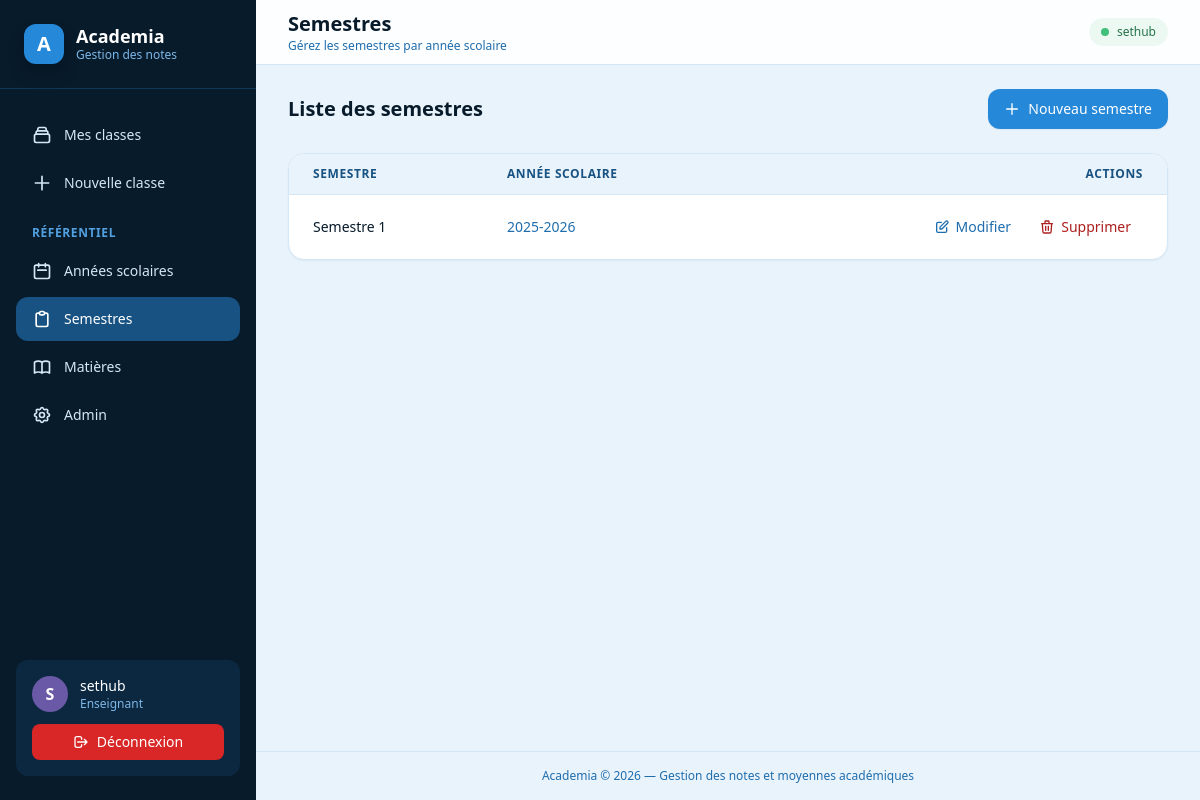
/semestres/ (signed in), run on an earlier commit of the app's database.
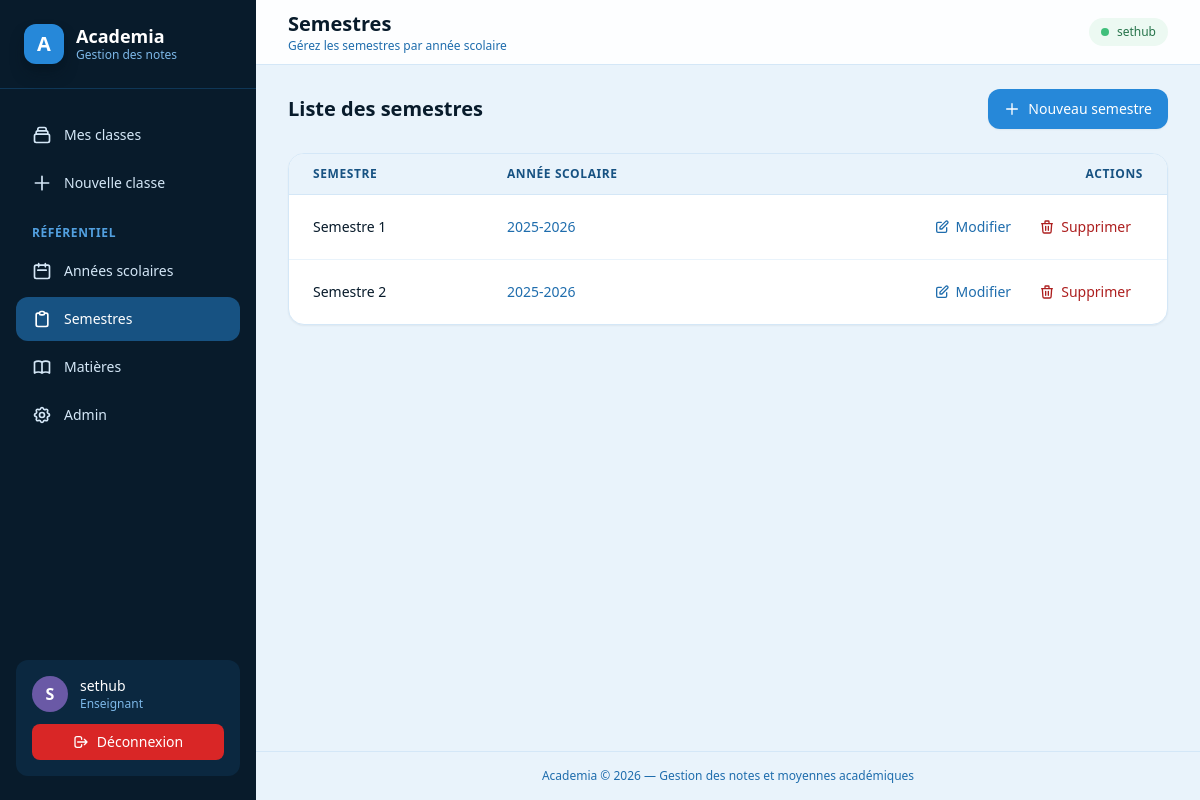
And on a later commit of the database.
### academics/models.py (models this page shows, shortened)
class Semestre(models.Model):
    class Libelle(models.TextChoices):
        S1 = "S1", "Semestre 1"
        S2 = "S2", "Semestre 2"
    annee_scolaire = models.ForeignKey(
        AnneeScolaire, on_delete=models.CASCADE, related_name="semestres"
    )
    libelle = models.CharField(max_length=2, choices=Libelle.choices)
    class Meta:
        constraints = [
            models.UniqueConstraint(
                fields=["annee_scolaire", "libelle"], name="uniq_semestre_par_annee"
            )
        ]
        ordering = ["annee_scolaire", "libelle"]

class AnneeScolaire(models.Model):
    libelle = models.CharField(max_length=20, unique=True)
    est_courante = models.BooleanField(default=False)
    objects = AnneeScolaireQuerySet.as_manager()
    class Meta:
        ordering = ["-libelle"]

### academics/views.py (the view)
# urls.py: path("semestres/", views.SemestreListView.as_view(), name="semestre_list"),
class SemestreListView(LoginRequiredMixin, ListView):
    model = Semestre
    template_name = "academics/semestre_list.html"
    context_object_name = "semestres"

### templates/academics/semestre_list.html (shortened to what this page needs)
{% extends "base.html" %}
{% block page_title %}Semestres{% endblock %}
{% block page_subtitle %}Gérez les semestres par année scolaire{% endblock %}
{% block content %}
<div class="space-y-6">
    <div class="flex items-center justify-between flex-wrap gap-3">
        <h2 class="text-lg font-semibold text-blue-bell-900 md:text-xl">Liste des semestres</h2>
        <a href="{% url 'academics:semestre_create' %}" class="inline-flex items-center gap-2 px-4 py-2.5 rounded-xl bg-blue-bell-500 hover:bg-blue-bell-600 text-white text-sm font-medium shadow-sm transition">
            <svg class="w-4 h-4" fill="none" stroke="currentColor" viewBox="0 0 24 24"><path stroke-linecap="round" stroke-linejoin="round" stroke-width="2" d="M12 4v16m8-8H4"/></svg>
            <span class="hidden sm:inline">Nouveau semestre</span>
        </a>
    </div>
    {% if semestres %}
    <div class="bg-white rounded-2xl border border-blue-bell-100 shadow-sm overflow-hidden">
        <div class="overflow-x-auto">
            <table class="min-w-full divide-y divide-blue-bell-100">
                <thead class="bg-blue-bell-50">
                    <tr>
                        <th class="px-6 py-3 text-left text-xs font-semibold text-blue-bell-700 uppercase tracking-wider">Semestre</th>
                        <th class="px-6 py-3 text-left text-xs font-semibold text-blue-bell-700 uppercase tracking-wider">Année scolaire</th>
                        <th class="px-6 py-3 text-right text-xs font-semibold text-blue-bell-700 uppercase tracking-wider">Actions</th>
                    </tr>
                </thead>
                <tbody class="divide-y divide-blue-bell-50">
                    {% for semestre in semestres %}
                    <tr class="hover:bg-blue-bell-50/50 transition">
                        <td class="px-6 py-4 text-sm font-medium text-blue-bell-900">{{ semestre.get_libelle_display }}</td>
                        <td class="px-6 py-4 text-sm text-blue-bell-600">{{ semestre.annee_scolaire.libelle }}</td>
                        <td class="px-6 py-4 text-right whitespace-nowrap">
                            <a href="{% url 'academics:semestre_update' semestre.pk %}" class="inline-flex items-center gap-1.5 px-3 py-1.5 rounded-lg text-blue-bell-600 hover:bg-blue-bell-50 text-sm font-medium transition">
                                <svg class="w-4 h-4" fill="none" stroke="currentColor" viewBox="0 0 24 24"><path stroke-linecap="round" stroke-linejoin="round" stroke-width="2" d="M11 5H6a2 2 0 00-2 2v11a2 2 0 002 2h11a2 2 0 002-2v-5m-1.414-9.414a2 2 0 112.828 2.828L11.828 15H9v-2.828l8.586-8.586z"/></svg>
                                Modifier
                            </a>
                            <a href="{% url 'academics:semestre_delete' semestre.pk %}" class="inline-flex items-center gap-1.5 px-3 py-1.5 rounded-lg text-lobster-pink-600 hover:bg-lobster-pink-50 text-sm font-medium transition">
                                <svg class="w-4 h-4" fill="none" stroke="currentColor" viewBox="0 0 24 24"><path stroke-linecap="round" stroke-linejoin="round" stroke-width="2" d="M19 7l-.867 12.142A2 2 0 0116.138 21H7.862a2 2 0 01-1.995-1.858L5 7m5 4v6m4-6v6m1-10V4a1 1 0 00-1-1h-4a1 1 0 00-1 1v3M4 7h16"/></svg>
                                Supprimer
                            </a>
                        </td>
                    </tr>
                    {% endfor %}
                </tbody>
            </table>
        </div>
    </div>
    {% endif %}
</div>
{% endblock %}

What changed in the data, as far as the page shows it:
added Semestre: libelle "Semestre 2", annee_scolaire.libelle "2025-2026"
